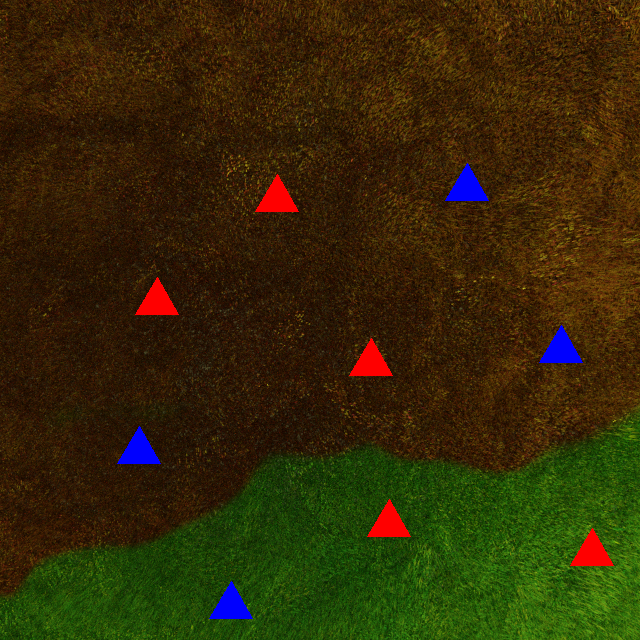
#> input picture images/5.png, 640 x 640 px
$ python map.py
#> lines starting #> are read from the running program, lines starting #| are printed output that depends on the picture; after the words box and inside, x2 and y2 are one past the last pixel; in counts of white or black regions, pixels touching at a corner belong together
import cv2 as cv
import numpy as np

#importing and reading the iamge
img = cv.imread("images/5.png")
#> img is the input picture: shape (640, 640, 3); mean B, G, R 7.3, 41.2, 51.9
cv.imshow('test_image', img)


#splitting the image into it's color channels
b,g,r = cv.split(img)
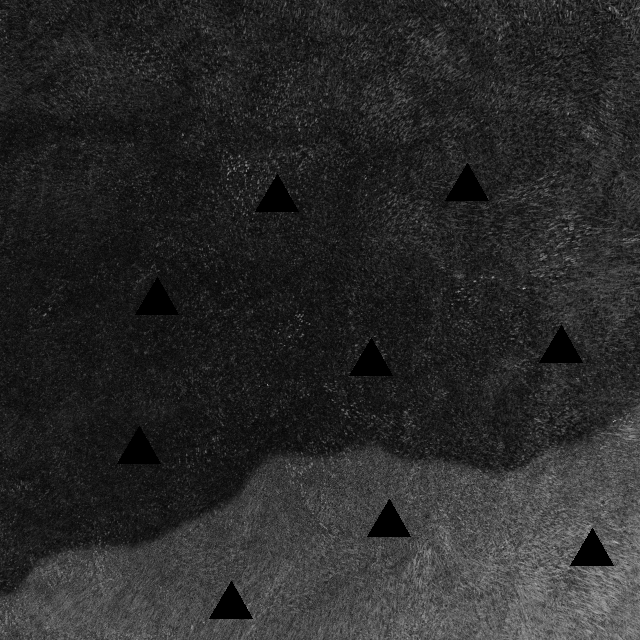
#> g: shape (640, 640); min 0, max 189, mean 41.2
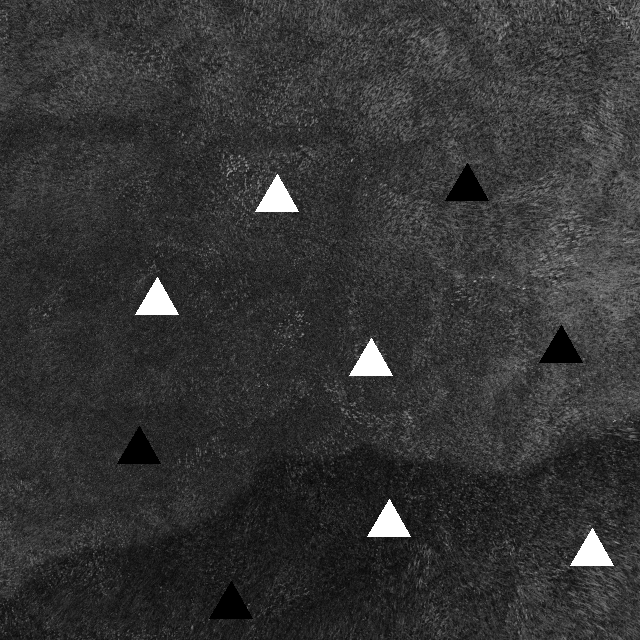
#> r: shape (640, 640); min 0, max 255, mean 51.9

#applying threshold, trying to distingush the houses, because saw from the seperate channel images

#for blue

threshold, thresh_house_b = cv.threshold(b, 230, 255, cv.THRESH_BINARY)
#> thresh_house_b: shape (640, 640); 0.83% white; 4 white regions, box (x1, y1, x2, y2) and area: (445, 163, 489, 201) 855, (539, 325, 583, 363) 855, (117, 426, 161, 464) 855, (209, 581, 253, 619) 855

#for red

threshold, thresh_house_r = cv.threshold(r, 230, 255, cv.THRESH_BINARY)
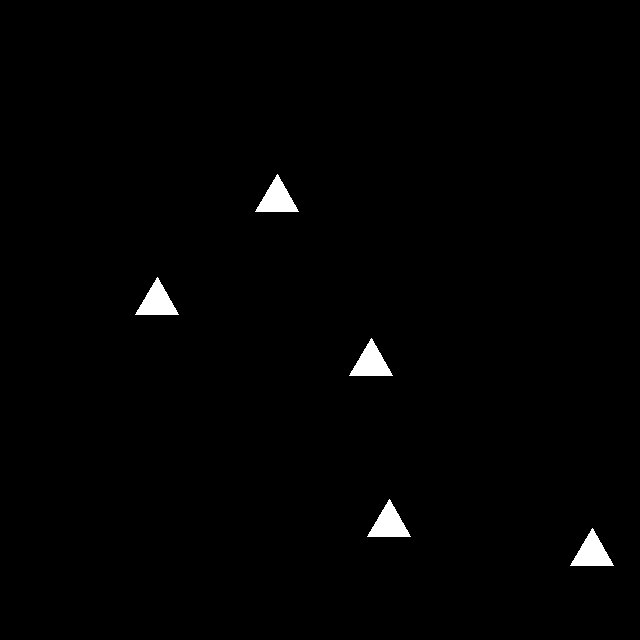
#> thresh_house_r: shape (640, 640); 1% white; 5 white regions, box (x1, y1, x2, y2) and area: (255, 174, 299, 212) 855, (135, 277, 179, 315) 855, (349, 338, 393, 376) 855, (367, 499, 411, 537) 855, (570, 528, 614, 566) 855

map_houses = cv.bitwise_or(thresh_house_b, thresh_house_r)
#> map_houses: shape (640, 640); 1.9% white; 9 white regions, largest, box (x1, y1, x2, y2) and area: (445, 163, 489, 201) 855, (255, 174, 299, 212) 855, (135, 277, 179, 315) 855

map_houses_inverse = cv.bitwise_not(map_houses)

map_houses_inverse_color = cv.cvtColor(map_houses_inverse, cv.COLOR_GRAY2BGR)

map_wo_houses = cv.bitwise_and(img, map_houses_inverse_color)


b2, g2, r2 = cv.split(map_wo_houses)

gauss = cv.bilateralFilter(g2, 20, 20, 10)
threshold, green_area = cv.threshold(gauss, 60, 255, cv.THRESH_BINARY)
#> green_area: shape (640, 640); 21.2% white; 926 white regions (912 under 20 px), largest, box (x1, y1, x2, y2) and area: (0, 404, 640, 640) 84315, (563, 256, 578, 266) 47, (623, 238, 640, 244) 46


green_area_in = cv.bitwise_not(green_area)

blank = np.zeros((640,640), dtype = 'uint8')
blank_white = cv.bitwise_not(blank)


red_area = cv.bitwise_and(map_houses_inverse, green_area_in)
#> red_area: shape (640, 640); 77% white; 930 black regions (910 under 20 px), largest, box (x1, y1, x2, y2) and area: (0, 404, 640, 640) 86880, (255, 174, 299, 212) 857, (349, 338, 393, 376) 856


#blue area for segment
threshold, blue_part = cv.threshold(green_area, 250, 230, cv.THRESH_BINARY)

b_need = cv.bitwise_or(thresh_house_b, blue_part)
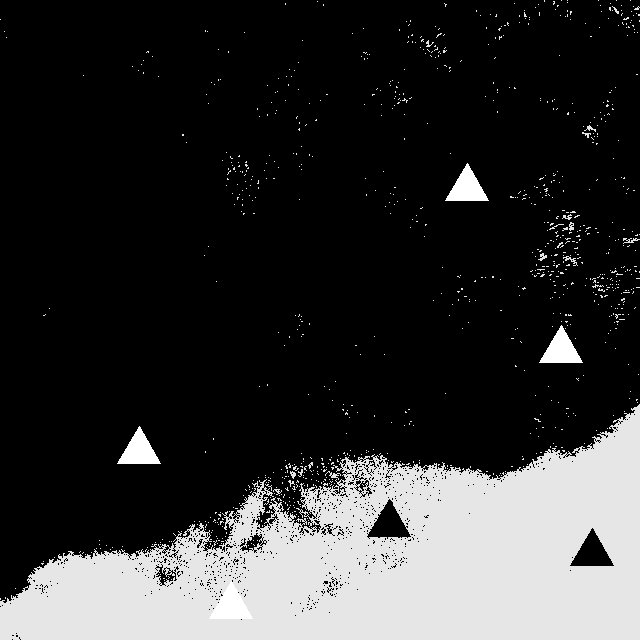
#> b_need: shape (640, 640); min 0, max 255, mean 50.8


threshold, red_part = cv.threshold(green_area, 250, 173, cv.THRESH_BINARY)

r_need1 = cv.bitwise_or(thresh_house_r, red_area)
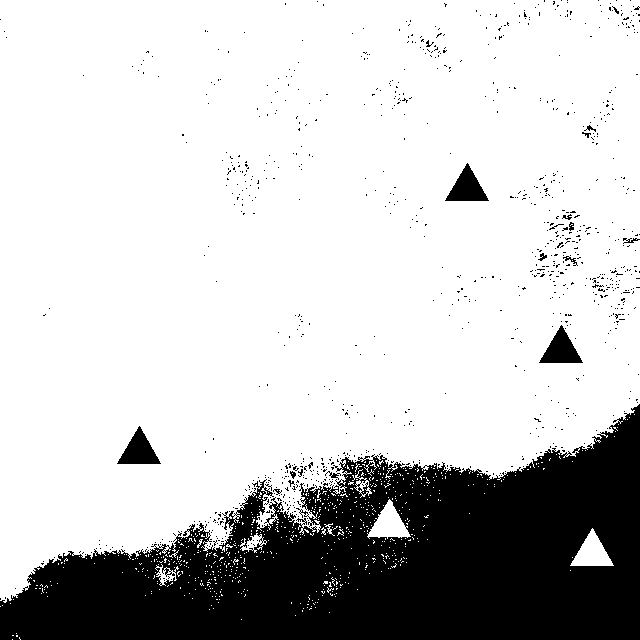
#> r_need1: shape (640, 640); 78% white; 929 black regions (912 under 20 px), largest, box (x1, y1, x2, y2) and area: (0, 404, 640, 640) 85170, (445, 163, 489, 201) 855, (539, 325, 583, 363) 855
r_need2 = cv.bitwise_or(r_need1,red_part )


threshold, lmao_part = cv.threshold(green_area, 250, 216, cv.THRESH_BINARY)
g_need = cv.bitwise_or(red_area, lmao_part)
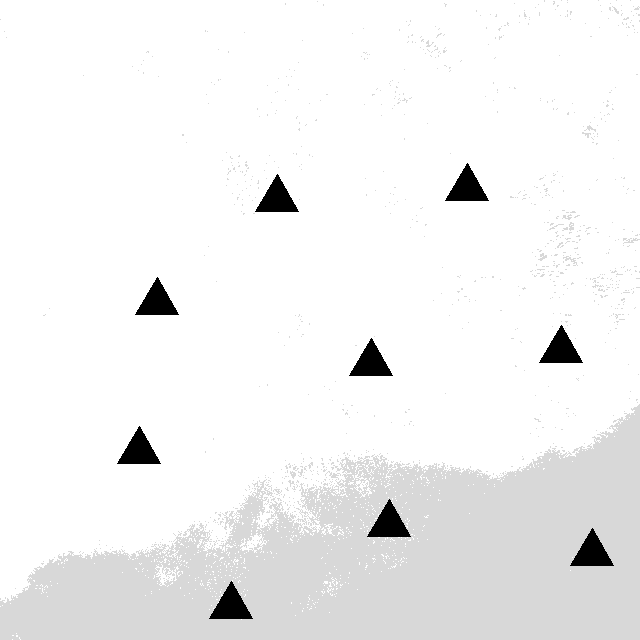
#> g_need: shape (640, 640); min 0, max 255, mean 242


segmented_img = cv.merge([b_need, g_need, r_need2])
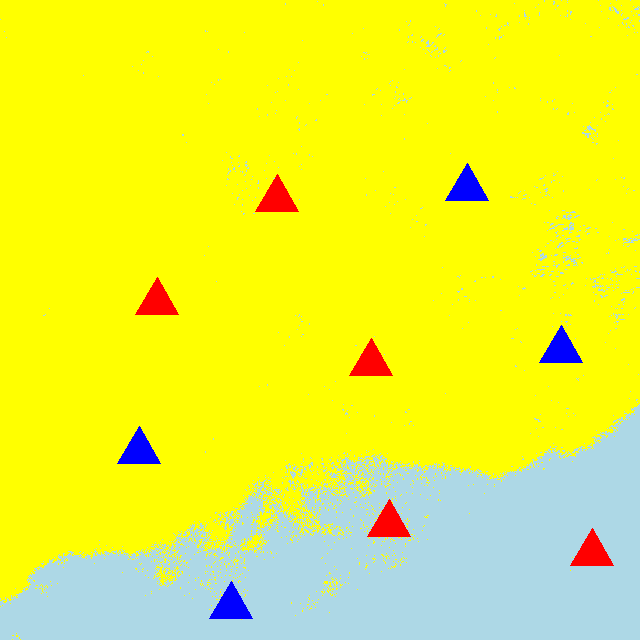
#> segmented_img: shape (640, 640, 3); mean of channels 0, 1, 2 50.8, 242, 235.5; drawn as B, G, R
cv.imshow('segmented', segmented_img)

cv.waitKey(0)
cv.destroyAllWindows()

$ run again, with images/1.png copied over images/5.png
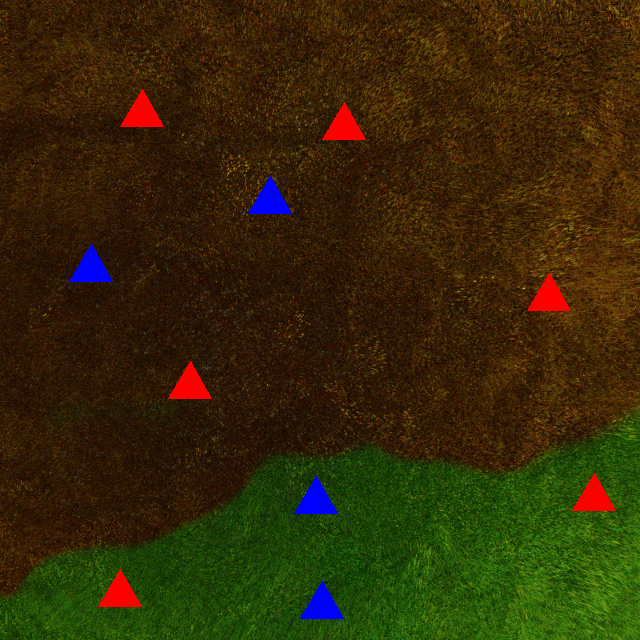
#> input picture images/1.png, 640 x 640 px
#> img is the input picture: shape (640, 640, 3); mean B, G, R 7.3, 41.1, 52.4
#> thresh_house_b: shape (640, 640); 0.83% white; 4 white regions, box (x1, y1, x2, y2) and area: (248, 176, 292, 214) 855, (69, 244, 113, 282) 855, (294, 476, 338, 514) 855, (300, 581, 344, 619) 855
#> `threshold, thresh_house_r = cv.threshold(r, 230, 255, cv.THRESH_BINARY)`:
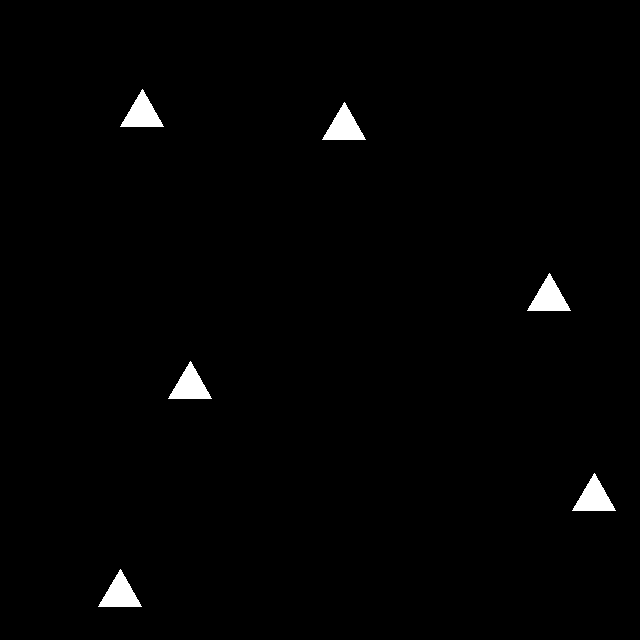
#> thresh_house_r: shape (640, 640); 1.3% white; 6 white regions, box (x1, y1, x2, y2) and area: (120, 89, 164, 127) 855, (322, 102, 366, 140) 855, (527, 273, 571, 311) 855, (168, 361, 212, 399) 855, (572, 473, 616, 511) 855, (98, 569, 142, 607) 855
#> map_houses: shape (640, 640); 2.1% white; 10 white regions, largest, box (x1, y1, x2, y2) and area: (120, 89, 164, 127) 855, (322, 102, 366, 140) 855, (248, 176, 292, 214) 855
#> green_area: shape (640, 640); 21% white; 925 white regions (910 under 20 px), largest, box (x1, y1, x2, y2) and area: (0, 404, 640, 640) 83700, (563, 256, 578, 266) 47, (623, 238, 640, 244) 46
#> red_area: shape (640, 640); 76.9% white; 920 black regions (900 under 20 px), largest, box (x1, y1, x2, y2) and area: (0, 404, 640, 640) 87173, (248, 176, 292, 214) 857, (527, 273, 571, 311) 856
#> r_need1: shape (640, 640); 78.1% white; 917 black regions (901 under 20 px), largest, box (x1, y1, x2, y2) and area: (0, 404, 640, 640) 85463, (248, 176, 292, 214) 857, (69, 244, 113, 282) 855
#> `segmented_img = cv.merge([b_need, g_need, r_need2])`:
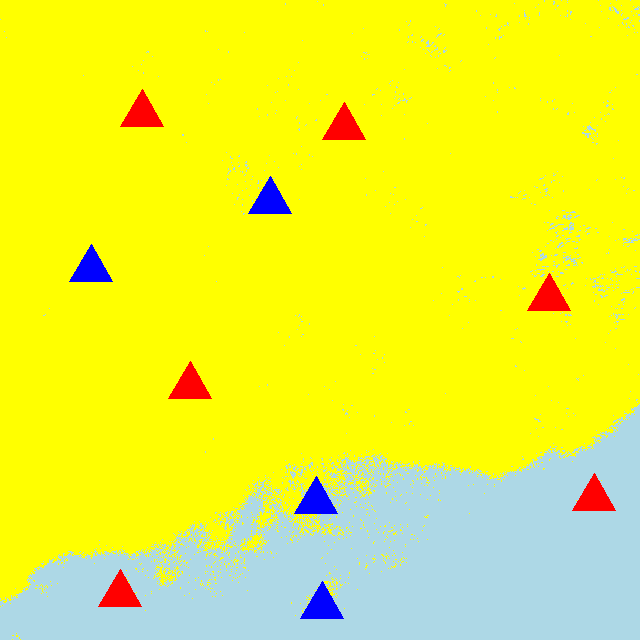
#> segmented_img: shape (640, 640, 3); mean of channels 0, 1, 2 50.5, 241.5, 235.6; drawn as B, G, R

$ run again, with images/10.png copied over images/5.png
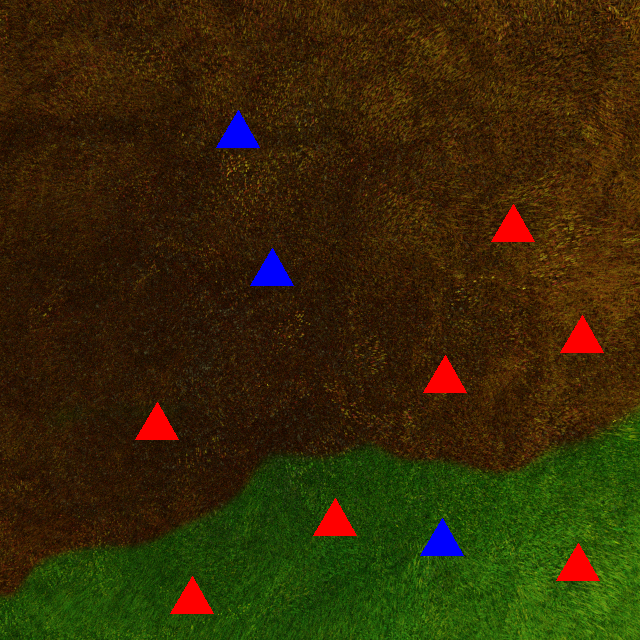
#> input picture images/10.png, 640 x 640 px
#> img is the input picture: shape (640, 640, 3); mean B, G, R 6.8, 41, 52.9
#> thresh_house_b: shape (640, 640); 0.63% white; 3 white regions, box (x1, y1, x2, y2) and area: (216, 110, 260, 148) 855, (250, 248, 294, 286) 855, (420, 518, 464, 556) 855
#> `threshold, thresh_house_r = cv.threshold(r, 230, 255, cv.THRESH_BINARY)`:
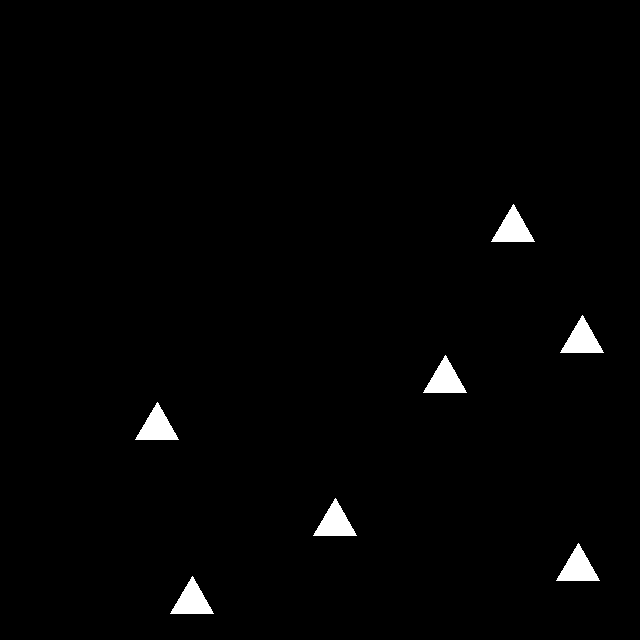
#> thresh_house_r: shape (640, 640); 1.5% white; 7 white regions, largest, box (x1, y1, x2, y2) and area: (491, 204, 535, 242) 855, (560, 315, 604, 353) 855, (423, 355, 467, 393) 855
#> map_houses: shape (640, 640); 2.1% white; 10 white regions, largest, box (x1, y1, x2, y2) and area: (216, 110, 260, 148) 855, (491, 204, 535, 242) 855, (250, 248, 294, 286) 855
#> green_area: shape (640, 640); 21% white; 932 white regions (918 under 20 px), largest, box (x1, y1, x2, y2) and area: (0, 404, 640, 640) 83584, (563, 256, 578, 266) 47, (623, 238, 640, 244) 46
#> red_area: shape (640, 640); 76.9% white; 937 black regions (917 under 20 px), largest, box (x1, y1, x2, y2) and area: (0, 404, 640, 640) 87004, (423, 355, 467, 394) 856, (216, 110, 260, 148) 855
#> r_need1: shape (640, 640); 78.4% white; 934 black regions (918 under 20 px), largest, box (x1, y1, x2, y2) and area: (0, 404, 640, 640) 84439, (216, 110, 260, 148) 855, (250, 248, 294, 286) 855
#> `segmented_img = cv.merge([b_need, g_need, r_need2])`:
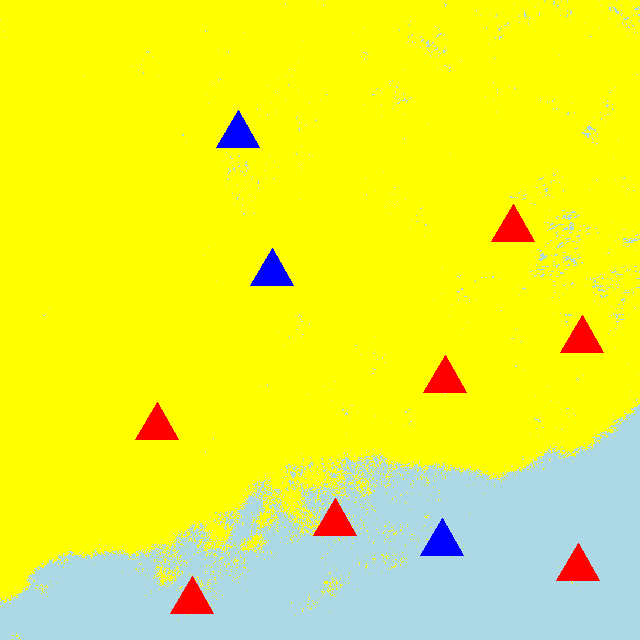
#> segmented_img: shape (640, 640, 3); mean of channels 0, 1, 2 49.9, 241.5, 236.2; drawn as B, G, R

$ run again, with images/11.png copied over images/5.png
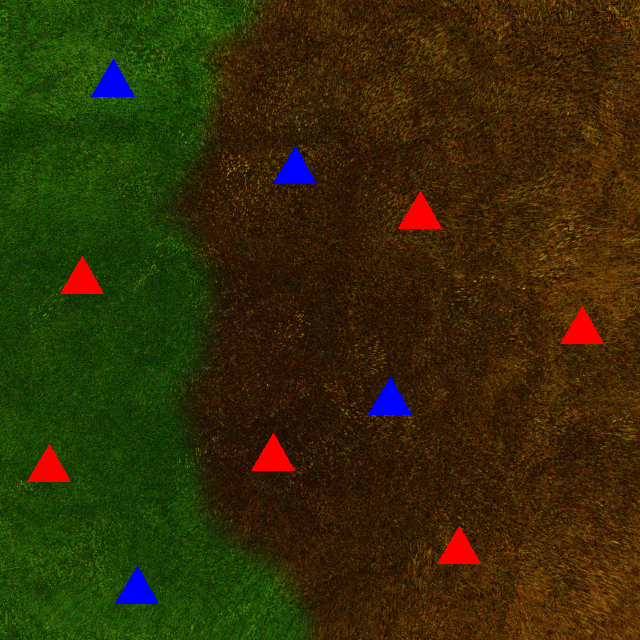
#> input picture images/11.png, 640 x 640 px
#> img is the input picture: shape (640, 640, 3); mean B, G, R 7.3, 44.4, 51.2
#> thresh_house_b: shape (640, 640); 0.83% white; 4 white regions, box (x1, y1, x2, y2) and area: (91, 59, 135, 97) 855, (273, 146, 317, 184) 855, (368, 377, 412, 415) 855, (115, 566, 159, 604) 855
#> thresh_house_r: shape (640, 640); 1.3% white; 6 white regions, box (x1, y1, x2, y2) and area: (398, 191, 442, 229) 855, (60, 256, 104, 294) 855, (560, 306, 604, 344) 855, (251, 433, 295, 471) 855, (27, 444, 71, 482) 855, (437, 526, 481, 564) 855
#> map_houses: shape (640, 640); 2.1% white; 10 white regions, largest, box (x1, y1, x2, y2) and area: (91, 59, 135, 97) 855, (273, 146, 317, 184) 855, (398, 191, 442, 229) 855
#> green_area: shape (640, 640); 24.8% white; 1939 white regions (1911 under 20 px), largest, box (x1, y1, x2, y2) and area: (0, 0, 306, 640) 94367, (114, 347, 190, 412) 1380, (118, 270, 153, 303) 427
#> red_area: shape (640, 640); 73.1% white; 1932 black regions (1898 under 20 px), largest, box (x1, y1, x2, y2) and area: (0, 0, 306, 640) 97829, (114, 347, 190, 412) 1380, (368, 377, 412, 417) 858
#> r_need1: shape (640, 640); 74.4% white; 1939 black regions (1909 under 20 px), largest, box (x1, y1, x2, y2) and area: (0, 0, 306, 640) 96077, (114, 347, 190, 412) 1380, (368, 377, 412, 417) 858
#> `segmented_img = cv.merge([b_need, g_need, r_need2])`:
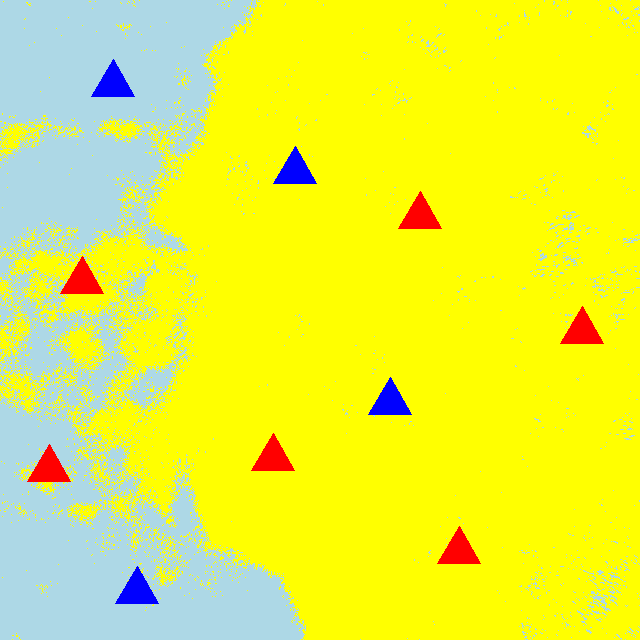
#> segmented_img: shape (640, 640, 3); mean of channels 0, 1, 2 59.1, 240, 232.6; drawn as B, G, R
